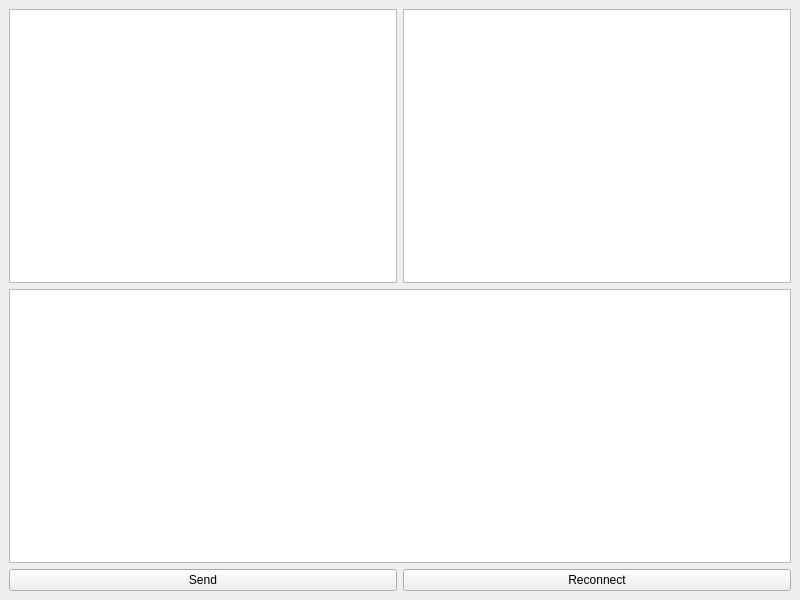
<?xml version="1.0" encoding="UTF-8"?>
<ui version="4.0">
 <class>MainWindow</class>
 <widget class="QMainWindow" name="MainWindow">
  <property name="geometry">
   <rect>
    <x>0</x>
    <y>0</y>
    <width>800</width>
    <height>600</height>
   </rect>
  </property>
  <property name="windowTitle">
   <string>Simple Messenger</string>
  </property>
  <widget class="QWidget" name="centralwidget">
   <layout class="QVBoxLayout" name="verticalLayout">
    <item>
     <layout class="QHBoxLayout" name="horizontalLayout_2">
      <item>
       <widget class="QListWidget" name="MessagesListWidget"/>
      </item>
      <item>
       <widget class="QListWidget" name="contactListWidget"/>
      </item>
     </layout>
    </item>
    <item>
     <widget class="QPlainTextEdit" name="message"/>
    </item>
    <item>
     <layout class="QHBoxLayout" name="horizontalLayout">
      <item>
       <widget class="QPushButton" name="sendButton">
        <property name="text">
         <string>Send</string>
        </property>
        <property name="icon">
         <iconset theme="list-add">
          <normaloff>.</normaloff>.</iconset>
        </property>
       </widget>
      </item>
      <item>
       <widget class="QPushButton" name="CancelButton">
        <property name="text">
         <string>Reconnect</string>
        </property>
        <property name="icon">
         <iconset theme="go-jump">
          <normaloff>.</normaloff>.</iconset>
        </property>
       </widget>
      </item>
     </layout>
    </item>
   </layout>
  </widget>
 </widget>
 <resources/>
 <connections/>
</ui>
